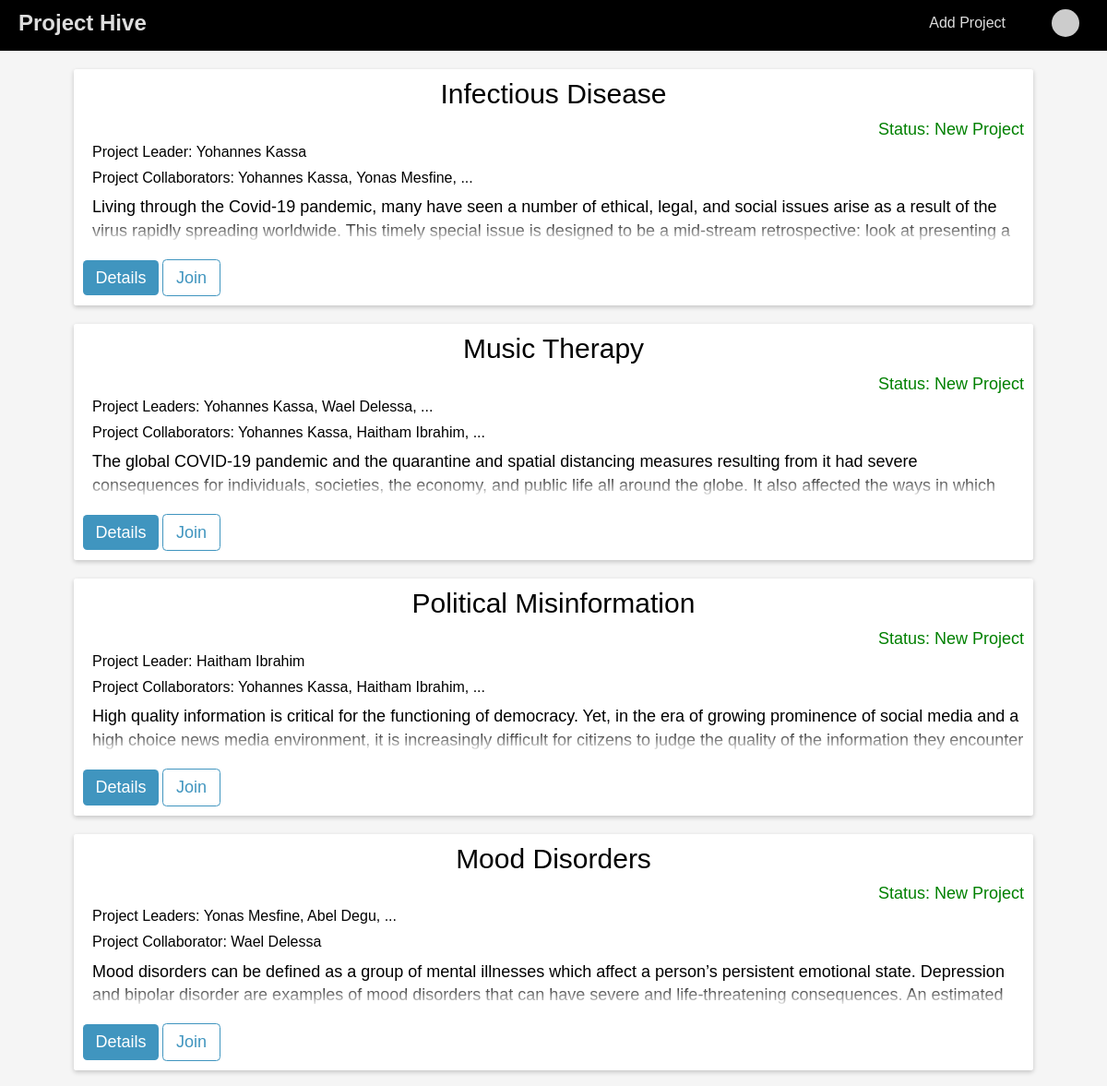
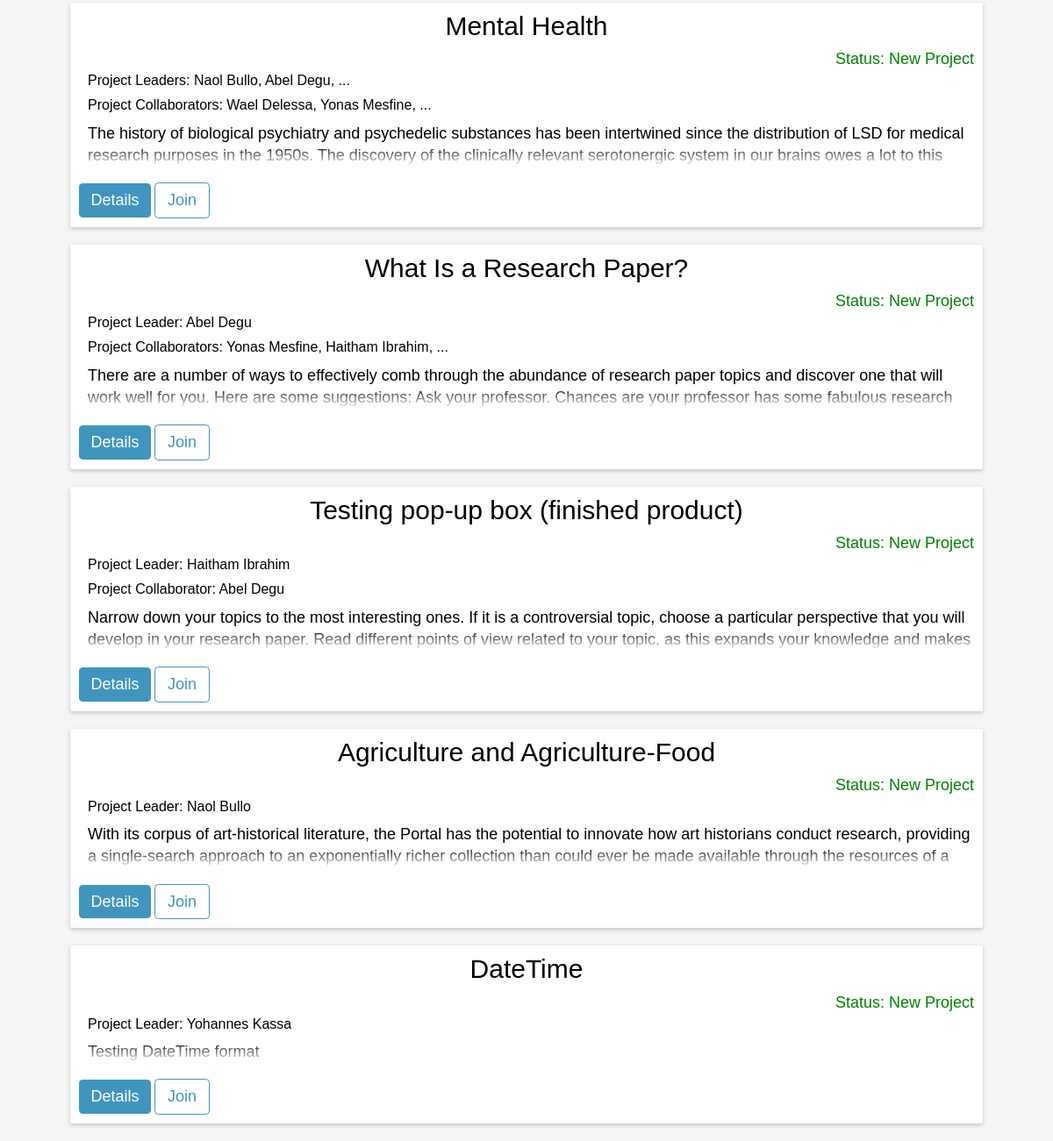
Page / (signed in) on the committed database (2 pictures, top to bottom).
### website/models.py (models this page shows)
class Project(db.Model):
    id = db.Column(db.Integer, primary_key=True)
    title = db.Column(db.String(500), nullable=False)
    start_date = db.Column(db.DateTime(timezone=True), default=func.now(), nullable=False)
    description = db.Column(db.String(5000), unique=True, nullable=False)
    status = db.Column(db.String(500), default="New Project")
    leaders = db.relationship('User', secondary='leader', backref='projects')

### website/views.py (the view)
@views.route("/", methods=["GET"])
@login_required
def index():
    entries = []
    projects = Project.query.all()
    if projects:
        for project in projects:
            entry = {}
            entry["title"] = project.title
            entry["description"] = project.description
            entry["status"] = project.status
            entry["id"] = project.id
            leader_names = []
            collaborator_names = []
            collaborator_entries = Collaborator.query.filter_by(
                project_id=project.id
            ).all()
            leader_entries = Leader.query.filter_by(project_id=project.id).all()
            if leader_entries:
                for leader_entry in leader_entries:
                    leader_first_name = (
                        User.query.filter_by(id=leader_entry.user_id).first().first_name
                    )
                    leader_last_name = (
                        User.query.filter_by(id=leader_entry.user_id).first().last_name
                    )
                    leader_name = leader_first_name + " " + leader_last_name
                    leader_names.append(leader_name)
            if collaborator_entries:
                for collaborator_entry in collaborator_entries:
                    user_id = collaborator_entry.user_id
                    collaborator_first_name = (
                        User.query.filter_by(id=user_id).first().first_name
                    )
                    collaborator_last_name = (
                        User.query.filter_by(id=user_id).first().last_name
                    )
                    collaborator_name = (
                        collaborator_first_name + " " + collaborator_last_name
                    )
                    collaborator_names.append(collaborator_name)
            entry["collaborator_names"] = collaborator_names
            entry["leader_names"] = leader_names
            entries.append(entry)
    return render_template("index.html", entries=entries, user=current_user)

### website/__init__.py (called while the page is built)
def create_app():
    app = Flask(__name__)
    app.config["TEMPLATES_AUTO_RELOAD"] = True
    app.config['SQLALCHEMY_DATABASE_URI'] = f'sqlite:///{DB_NAME}'
    app.config['SECRET_KEY'] = "dsaljf;ldsakjf;lkdsjf,cmlkjlkwqjfoijlsad;"
    app.config['LOGIN_MESSAGE'] = 'Please log in to continue.'
    db.init_app(app)
    from website.views import views
    from website.auth import auth
    app.register_blueprint(views, url_prefix="/")
    app.register_blueprint(auth, url_prefix="/")
    from website import models
    from website.models import User
    create_database(app)
    login_manager = LoginManager()
    login_manager.login_view = 'auth.login'
    login_manager.login_message = 'Please log in to continue.' # set the custom login message
    login_manager.init_app(app)
    @login_manager.user_loader
    def load_user(id):
        return User.query.get(int(id))
    return app

### website/templates/index.html (shortened to what this page needs)
{% extends "base.html" %}
{% block main %}
{% for entry in entries %}
<div class="card">
    <div class="title-grid">
        <div class="P-Title">{{ entry.title }}</div>
        <div class="status">Status: {{entry.status}}</div>
    </div>
    <div class="P-owner">
        {% if entry.leader_names|length == 1 %}
            Project Leader: {{ entry.leader_names[0] }}
        {% elif entry.leader_names|length > 1 %}
            Project Leaders: {{ entry.leader_names[0] }}, {{ entry.leader_names[1] }}, ...
        {% endif %}
    </div>
    {% if entry.collaborator_names %}
        <div class="Project-collaborators">
            {% if entry.collaborator_names|length == 1 %}
                Project Collaborator: {{ entry.collaborator_names[0] }}
            {% elif  entry.collaborator_names|length > 1 %}
                Project Collaborators: {{  entry.collaborator_names[0] }}, {{  entry.collaborator_names[1] }}, ...
            {% endif %}
        </div>
     {% endif %}
    <div class="Description">
        {{ entry.description }}
    </div>
    <div class="card-footer">
        <a href="{{ url_for('views_bp.details', id=entry.id) }}"><button class="homebtn">Details</button></a>
        {% if not entry.is_collaborator and current_user.id not in entry.leader_ids %}
        <button class="homebtn btn-outline join-btn" onclick="showJoinPopup({{ entry.id }})">Join</button>
    {% endif %}
        </div>
</div>
{% endfor %}
{% endblock %}

### website/templates/base.html (shortened to what this page needs)
<!DOCTYPE html>
<html lang="en">
  <head>
    <link
    rel="stylesheet"
    href="{{ url_for('static', filename='css/normalize.css')}}"
    />
    <link
    rel="stylesheet"
    href="{{ url_for('static', filename='css/main.css')}}"
    />
  </head>
  <body>
    <nav class="nav">
      <a class="logo" href="/"">Project Hive</a>
      <ul class="list">
        {% if user.is_authenticated %}
        <li><a href="/add_project">Add Project</a></li>
        <li class="dropdown">
          <img class="gravatar" src="https://s.gravatar.com/avatar/353ffe54135685e371ae6add43986f92?d=mm" alt="naol.bullo@outlook.com">
        </li>
        {% else %}
        <li><a href="/login">Login</a></li>
        <li><a href="/register">Register</a></li>
        {% endif %}
      </ul>
    </nav>
    <main>{% block main %} {% endblock %}</main>
  </body>
</html>

### website/static/css/main.css (style rules this page uses)
*, *::after, *::before { box-sizing: border-box; font-family: sans-serif; }
html { font-size: 62.5%; }
.card { font-family: serif; font-size: 1.6rem; }
body { background-color: #f5f5f5; }
input[type="text"], input[type="email"], input[type="password"], button { outline: none; width: 100%; }
a { text-decoration: none; }
.P-owner { margin-bottom: 1rem; margin-left: 1rem; font-size: 1.6rem; }
.Project-collaborators { margin-bottom: 1rem; margin-left: 1rem; font-size: 1.6rem; }
.card { background-color: white; padding: 1rem; margin: 2rem 8rem; border: none; border-radius: 0.25rem; box-shadow: 0 2px 5px 0 rgba(0, 0, 0, 0.2); }
.P-Title { font-size: 3rem; margin-bottom: 1rem; text-align: center; font-family: sans-serif; }
.status { font-size: 1.8rem; margin-bottom: 0.5rem; text-align: end; color: green; }
.Description { font-size: 1.8rem; max-height: calc(2 * 1em * 1.4); line-height: 1.4; margin-left: 1rem; overflow: hidden; position: relative; margin-bottom: 1.8rem; }
.Description::before { content: ""; position: absolute; height: calc(1em * 1.4); width: 100%; bottom: 0; pointer-events: none; background: linear-gradient(to bottom, transparent, white); }
.card-footer { margin-top: 1rem; }
.homebtn { --color: hsl(200, 50%, 50%); background: var(--color); color: white; border: none; font-size: 1.8rem; padding: 0.5em 0.75em; border-radius: 0.25em; cursor: pointer; width: auto; }
.homebtn.btn-outline { background: none; border: 1px solid var(--color); color: var(--color); }
nav { display: flex; justify-content: space-between; align-items: center; background-color: #000; color: #fff; width: 100%; }
nav a { color: #ddd; text-decoration: none; margin: 0 10px; transition: color 0.15s; }
.logo { font-weight: bold; font-size: 24px; margin-left: 2rem; margin-bottom: 0.5rem; }
nav ul { list-style: none; display: flex; }
nav li { margin: 0 10px; }
.gravatar { position: relative; top: -6px; height: 30px; width: 30px; margin: 0 2rem; border-radius: 100%; border: none; cursor: pointer; }
.nav .list { margin-bottom: 0.5rem; }
.dropdown { position: relative; display: inline-block; }

### rows in the picture
Project: title "Infectious Disease", status "New Project", leader_names "Yohannes Kassa", collaborator_names "Yohannes Kassa", collaborator_names "Yonas Mesfine", description "Living through the Covid-19 pandemic, many have seen a number of ethical, legal, and social issues arise as a result of the virus rapidly spreading worldwide. This timely special issue is designed to be a mid-stream retrospective: look at presenting a…"
Project: title "Music Therapy", status "New Project", leader_names "Yohannes Kassa", leader_names "Wael Delessa", collaborator_names "Yohannes Kassa", collaborator_names "Haitham Ibrahim", description "The global COVID-19 pandemic and the quarantine and spatial distancing measures resulting from it had severe consequences for individuals, societies, the economy, and public life all around the globe. It also affected the ways in which…"
Project: title "Political Misinformation", status "New Project", leader_names "Haitham Ibrahim", collaborator_names "Yohannes Kassa", collaborator_names "Haitham Ibrahim", description "High quality information is critical for the functioning of democracy. Yet, in the era of growing prominence of social media and a high choice news media environment, it is increasingly difficult for citizens to judge the quality of the information they encounter…"
Project: title "Mood Disorders", status "New Project", leader_names "Yonas Mesfine", leader_names "Abel Degu", collaborator_names "Wael Delessa", description "Mood disorders can be defined as a group of mental illnesses which affect a person’s persistent emotional state. Depression and bipolar disorder are examples of mood disorders that can have severe and life-threatening consequences. An estimated…"
Project: title "Mental Health", status "New Project", leader_names "Naol Bullo", leader_names "Abel Degu", collaborator_names "Wael Delessa", collaborator_names "Yonas Mesfine", description "The history of biological psychiatry and psychedelic substances has been intertwined since the distribution of LSD for medical research purposes in the 1950s. The discovery of the clinically relevant serotonergic system in our brains owes a lot to this…"
Project: title "What Is a Research Paper?", status "New Project", leader_names "Abel Degu", collaborator_names "Yonas Mesfine", collaborator_names "Haitham Ibrahim", description "There are a number of ways to effectively comb through the abundance of research paper topics and discover one that will work well for you. Here are some suggestions: Ask your professor. Chances are your professor has some fabulous research…"
Project: title "Testing pop-up box (finished product)", status "New Project", leader_names "Haitham Ibrahim", collaborator_names "Abel Degu", description "Narrow down your topics to the most interesting ones. If it is a controversial topic, choose a particular perspective that you will develop in your research paper. Read different points of view related to your topic, as this expands your knowledge and makes…"
Project: title "Agriculture and Agriculture-Food", status "New Project", leader_names "Naol Bullo", description "With its corpus of art-historical literature, the Portal has the potential to innovate how art historians conduct research, providing a single-search approach to an exponentially richer collection than could ever be made available through the resources of a…"
Project: title "DateTime", status "New Project", leader_names "Yohannes Kassa", description "Testing DateTime format"
